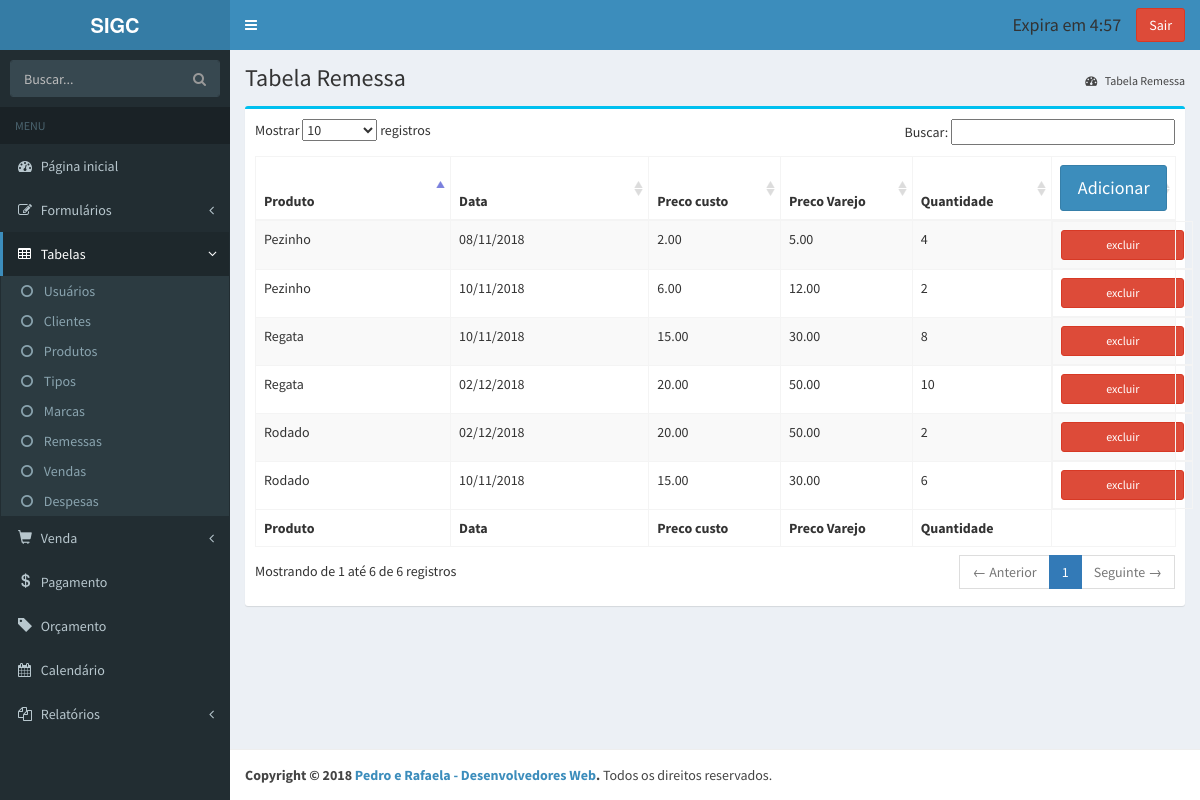
The page /gerenciar/remessa/TabelaRemessa.php (signed in) on the database its author committed.
### tables this page shows
CREATE TABLE `tbremessa` (
  `idRemessa` int(11) NOT NULL AUTO_INCREMENT,
  `idProduto` int(11) NOT NULL,
  `precoCusto` decimal(9,2) NOT NULL,
  `precoVarejo` decimal(9,2) NOT NULL,
  `quantidade` int(11) NOT NULL,
  `dataRemessa` date NOT NULL,
  PRIMARY KEY (`idRemessa`),
  KEY `idProduto` (`idProduto`),
  CONSTRAINT `tbremessa_ibfk_1` FOREIGN KEY (`idProduto`) REFERENCES `tbproduto` (`idProduto`)
);

CREATE TABLE `tbproduto` (
  `idProduto` int(11) NOT NULL AUTO_INCREMENT,
  `nome` varchar(100) NOT NULL,
  `idTipo` int(11) NOT NULL,
  `idMarca` int(11) NOT NULL,
  `estoqueMin` int(11) NOT NULL,
  `descricao` varchar(300) DEFAULT NULL,
  `valor` decimal(9,2) NOT NULL,
  `quantidade` int(11) NOT NULL,
  PRIMARY KEY (`idProduto`),
  KEY `idTipo` (`idTipo`),
  KEY `idMarca` (`idMarca`),
  CONSTRAINT `tbproduto_ibfk_1` FOREIGN KEY (`idTipo`) REFERENCES `tbtipo` (`idTipo`),
  CONSTRAINT `tbproduto_ibfk_2` FOREIGN KEY (`idMarca`) REFERENCES `tbmarca` (`idMarca`)
);

### class/RemessaDAO.php (called while the page is built, shortened)
<?php
	require_once 'Remessa.php';
	class RemessaDAO{
		public function listar(){
			$objetos = array();
			try{
				$pdo = Banco::conectar();
				$sql = "SELECT * FROM tbremessa";
				$run = $pdo->prepare($sql);
				$run->execute();
				$resultado = $run->fetchAll();
				foreach ($resultado as $objeto){
					$remessa = new Remessa();
					$remessa->setIdRemessa($objeto['idRemessa']);
                    $remessa->setIdProduto($objeto['idProduto']);
                    $remessa->setPrecoCusto($objeto['precoCusto']);
                    $remessa->setPrecoVarejo($objeto['precoVarejo']);
                    $remessa->setQuantidade($objeto['quantidade']);
                    $remessa->setDataRemessa($objeto['dataRemessa']);
					array_push($objetos, $remessa);
				}
			}catch(Exception $ex){
				echo $ex->getFile().' : '.$ex->getLine().' : '.$ex->getMessage();
			}finally {
				Banco::desconectar();
			}
			return $objetos;
		}
	}
?>

### class/ProdutoDAO.php (called while the page is built, shortened)
<?php
	require_once 'Produto.php';
	require_once 'Remessa.php';
	class ProdutoDAO{
		public function buscarPorId($codigo){
			$produto = new Produto();
			try{
				$pdo = Banco::conectar();
				$sql = "SELECT * FROM tbproduto WHERE idProduto = :idProduto";
				$run = $pdo->prepare($sql);
	  			$run->bindValue(':idProduto', $codigo, PDO::PARAM_INT);
				$run->execute();
				$resultado = $run->fetch();
				$produto = new Produto();
					$produto->setIdProduto($resultado['idProduto']);
                    $produto->setNome($resultado['nome']);
                    $produto->setIdTipo($resultado['idTipo']);
                    $produto->setIdMarca($resultado['idMarca']);
                    $produto->setEstoqueMin($resultado['estoqueMin']);
                    $produto->setDescricao($resultado['descricao']);
                    $produto->setValor($resultado['valor']);
                    $produto->setQuantidade($resultado['quantidade']);
			}catch(Exception $ex){
				echo $ex->getFile().' : '.$ex->getLine().' : '.$ex->getMessage();
			}finally {
				Banco::desconectar();
			}
			return $produto;
		}
	}
?>

### class/Produto.php (called while the page is built, shortened)
<?php
	class Produto{
        private  $nome;
        public function getNome(){
            return $this->nome;
        }
        public function setNome($nome){
            $this->nome = $nome;
        }
	}
?>

### class/Remessa.php (called while the page is built, shortened)
<?php
	class Remessa{
        private  $idRemessa;
        private  $precoCusto;
        private  $precoVarejo;
        private  $quantidade;
        private  $dataRemessa;
        public function getIdRemessa(){
            return $this->idRemessa;
	    }
        public function setIdRemessa($idRemessa){
            $this->idRemessa = $idRemessa;
        }
        public function getPrecoCusto(){
            return $this->precoCusto;
        }
        public function setPrecoCusto($precoCusto){
            $this->precoCusto = $precoCusto;
        }
        public function getPrecoVarejo(){
            return $this->precoVarejo;
        }
        public function setPrecoVarejo($precoVarejo){
            $this->precoVarejo = $precoVarejo;
        }
        public function getQuantidade(){
            return $this->quantidade;
        }
        public function setQuantidade($quantidade){
            $this->quantidade = $quantidade;
        }
        public function getDataRemessa(){
            return $this->dataRemessa;
        }
        public function setDataRemessa($dataRemessa){
            $this->dataRemessa = $dataRemessa;
        }
	}
?>

### gerenciar/remessa/TabelaRemessa.php (the view, shortened to what this page needs)
<?php
	require_once '../../class/RemessaDAO.php';
    require_once '../../class/ProdutoDAO.php';
?>
    <!DOCTYPE html>
    <html>
    <head>
        <link href="../../arquivos/css/bootstrap.min.css" rel="stylesheet" type="text/css" />
        <link href="https://maxcdn.bootstrapcdn.com/font-awesome/4.3.0/css/font-awesome.min.css" rel="stylesheet" type="text/css" />
        <link href="http://code.ionicframework.com/ionicons/2.0.0/css/ionicons.min.css" rel="stylesheet" type="text/css" />
        <link href="../../arquivos/css/AdminLTE.min.css" rel="stylesheet" type="text/css" />
        <link href="../../arquivos/css/skins/_all-skins.min.css" rel="stylesheet" type="text/css" />
        <link href="../../arquivos/plugins/datatables/dataTables.bootstrap.css" rel="stylesheet" type="text/css" />
        <link href="../../arquivos/plugins/iCheck/flat/blue.css" rel="stylesheet" type="text/css" />
        <link href="../../arquivos/plugins/morris/morris.css" rel="stylesheet" type="text/css" />
        <link href="../../arquivos/plugins/jvectormap/jquery-jvectormap-1.2.2.css" rel="stylesheet" type="text/css" />
        <link href="../../arquivos/plugins/datepicker/datepicker3.css" rel="stylesheet" type="text/css" />
        <link href="../../arquivos/plugins/daterangepicker/daterangepicker-bs3.css" rel="stylesheet" type="text/css" />
        <link href="../../arquivos/plugins/bootstrap-wysihtml5/bootstrap3-wysihtml5.min.css" rel="stylesheet" type="text/css" />
    </head>
    <body class="skin-blue" onload="exibirRelogio()">
        <div class="wrapper">
            <div class="cabecalho">
                <header class="main-header">
                    <a href="../../Index.php" class="logo"><b>SIGC</b></a>
                    <nav class="navbar navbar-static-top" role="navigation">
                        <a href="#" class="sidebar-toggle" id="teste" data-toggle="offcanvas" role="button"></a>
                        <div class="navbar-custom-menu">
                            <ul class="nav navbar-nav">
                                <h4 class="navbar-text">Expira em <span id='tempo'>05:00</span></h4>
                                <a class="btn btn-danger navbar-btn" href="../login/LoginControlador.php?operacao=encerrar">Sair</a>
                            </ul>
                        </div>
                    </nav>
                </header>
                <aside class="main-sidebar">
                    <section class="sidebar">
                        <form action="#" method="get" class="sidebar-form">
                            <div class="input-group">
                                <input type="text" name="q" class="form-control" placeholder="Buscar..." />
                                <span class="input-group-btn">
                                <button type='submit' name='search' id='search-btn' class="btn btn-flat"><i class="fa fa-search"></i></button>
                            </span>
                            </div>
                        </form>
                        <ul class="sidebar-menu">
                            <li class="header">MENU</li>
                            <li class="treeview">
                                <a href="../../Index.php">
                                <i class="fa fa-dashboard"></i> <span>Página inicial</span>
                            </a>
                            </li>
                            <li class="treeview">
                                <a href="#">
                                <i class="fa fa-edit"></i>
                                <span>Formulários</span>
                                <i class="fa fa-angle-left pull-right"></i>
                            </a>
                            </li>
                            <li class="treeview active">
                                <a href="#">
                                <i class="fa fa-table"></i>
                                <span>Tabelas</span>
                                <i class="fa fa-angle-left pull-right"></i>
                            </a>
                                <ul class="treeview-menu">
                                    <li><a href="../usuario/UsuarioTabela.php"><i class="fa fa-circle-o"></i> Usuários</a></li>
                                    <li><a href="../cliente/TabelaCliente.php"><i class="fa fa-circle-o"></i> Clientes</a></li>
                                    <li><a href="../produto/TabelaProduto.php"><i class="fa fa-circle-o"></i> Produtos</a></li>
                                    <li><a href="../tipo/TabelaTipo.php"><i class="fa fa-circle-o"></i> Tipos</a></li>
                                    <li><a href="../marca/TabelaMarca.php"><i class="fa fa-circle-o"></i> Marcas</a></li>
                                    <li><a href="../remessa/TabelaRemessa.php"><i class="fa fa-circle-o"></i> Remessas</a></li>
                                    <li><a href="../venda/TabelaVenda.php"><i class="fa fa-circle-o"></i> Vendas</a></li>
                                    <li><a href="../despesa/TabelaDespesa.php"><i class="fa fa-circle-o"></i> Despesas</a></li>
                                </ul>
                            </li>
                            <li class="treeview">
                                <a href="#">
                                <i class="glyphicon glyphicon-shopping-cart"></i>
                                <span>Venda</span>
                                <i class="fa fa-angle-left pull-right"></i>
                            </a>
                            </li>
                            <li class="">
                                <a href="../pagamento/FormularioPagamento.php">
                                <i class="glyphicon glyphicon-usd"></i> <span>Pagamento</span>
                            </a>
                            </li>
                            <li class="">
                                <a href="../orcamento/Orcamento.php">
                                <i class="glyphicon glyphicon-tag"></i> <span>Orçamento</span>
                            </a>
                            </li>
                            <li class="">
                                <a href="../calendario/Calendario.php">
                                <i class="fa fa-calendar"></i> <span>Calendário</span>
                            </a>
                            </li>
                            <li class="treeview">
                                <a href="#">
                                <i class="fa fa-files-o"></i>
                                <span>Relatórios</span>
                                <i class="fa fa-angle-left pull-right"></i>
                            </a>
                            </li>
                        </ul>
                    </section>
                </aside>
            </div>
            <div class="content-wrapper">
                <section class="content-header">
                    <h1>
                        Tabela Remessa
                    </h1>
                    <ol class="breadcrumb">
                        <li><a href="#"><i class="fa fa-dashboard"></i> Tabela Remessa</a></li>
                    </ol>
                </section>
                <section class="content">
                    <div class="row">
                        <div class="col-xs-12">
                            <div class="box box-info">
                                <div class="box-body">
                                    <table id="example1" class="table table-bordered table-striped">
                                        <thead>
                                            <tr>
                                                <th class="col-md-3">Produto</th>
                                                <th class="col-md-3">Data</th>
                                                <th class="col-md-2">Preco custo</th>
                                                <th class="col-md-2">Preco Varejo</th>
                                                <th class="col-md-2">Quantidade</th>
                                                <th><button type="button" class="btn btn-primary btn-lg btn-block" onclick="window.location.href='FormularioRemessa.php';">Adicionar</button></th>
                                            </tr>
                                        </thead>
                                        <tbody>
                                            <?php
                                                $remessaDAO = new RemessaDAO();
                                                $produtoDAO = new ProdutoDAO();
                                                $lista = $remessaDAO->listar();
                                                foreach($lista as $remessa){
                                                    $idProduto = $remessa->getIdProduto();
                                                    $produto = $produtoDAO->buscarPorId($idProduto);
                                                    $data = $remessa->getDataRemessa();
                                                    $dataP = explode('-', $data);
                                                    $dataRemessa = $dataP[2].'/'.$dataP[1].'/'.$dataP[0];
                                                    echo"<tr>";
                                                    echo"<td>{$produto->getNome()}</td>";
                                                    echo"<td>{$dataRemessa}</td>";
                                                    echo"<td>{$remessa->getPrecoCusto()}</td>";
                                                    echo"<td>{$remessa->getPrecoVarejo()}</td>";
                                                    echo"<td>{$remessa->getQuantidade()}</td>";
                                                    echo"<td class='btn-block'>
                                                        <a type='button' class='btn btn-danger btn-sm btn-block' data-toggle='confirmation' data-placement='left' data-title='Deseja realmente excluir?' href='RemessaControlador.php?operacao=excluir&idRemessa={$remessa->getIdRemessa()}'>excluir</a>
                                                        </td>";
                                                    echo"</tr>";
                                                }
					                       ?>
                                        </tbody>
                                        <tfoot>
                                            <tr>
                                                <th>Produto</th>
                                                <th>Data</th>
                                                <th>Preco custo</th>
                                                <th>Preco Varejo</th>
                                                <th>Quantidade</th>
                                                <th></th>
                                            </tr>
                                        </tfoot>
                                    </table>
                                </div>
                            </div>
                        </div>
                    </div>
                </section>
            </div>
            <footer class="main-footer">
                <strong>Copyright &copy; 2018 <a href="http://almsaeedstudio.com">Pedro e Rafaela - Desenvolvedores Web</a>.</strong> Todos os direitos reservados.
            </footer>
        </div>
    </body>
    </html>

### rows shown on the page
tbremessa: idProduto.nome "Pezinho", dataRemessa "08/11/2018", precoCusto "2.00", precoVarejo "5.00", quantidade "4"
tbremessa: idProduto.nome "Regata", dataRemessa "10/11/2018", precoCusto "15.00", precoVarejo "30.00", quantidade "8"
tbremessa: idProduto.nome "Rodado", dataRemessa "02/12/2018", precoCusto "20.00", precoVarejo "50.00", quantidade "2"
tbremessa: idProduto.nome "Pezinho", dataRemessa "10/11/2018", precoCusto "6.00", precoVarejo "12.00", quantidade "2"
tbremessa: idProduto.nome "Rodado", dataRemessa "10/11/2018", precoCusto "15.00", precoVarejo "30.00", quantidade "6"
tbremessa: idProduto.nome "Regata", dataRemessa "02/12/2018", precoCusto "20.00", precoVarejo "50.00", quantidade "10"
